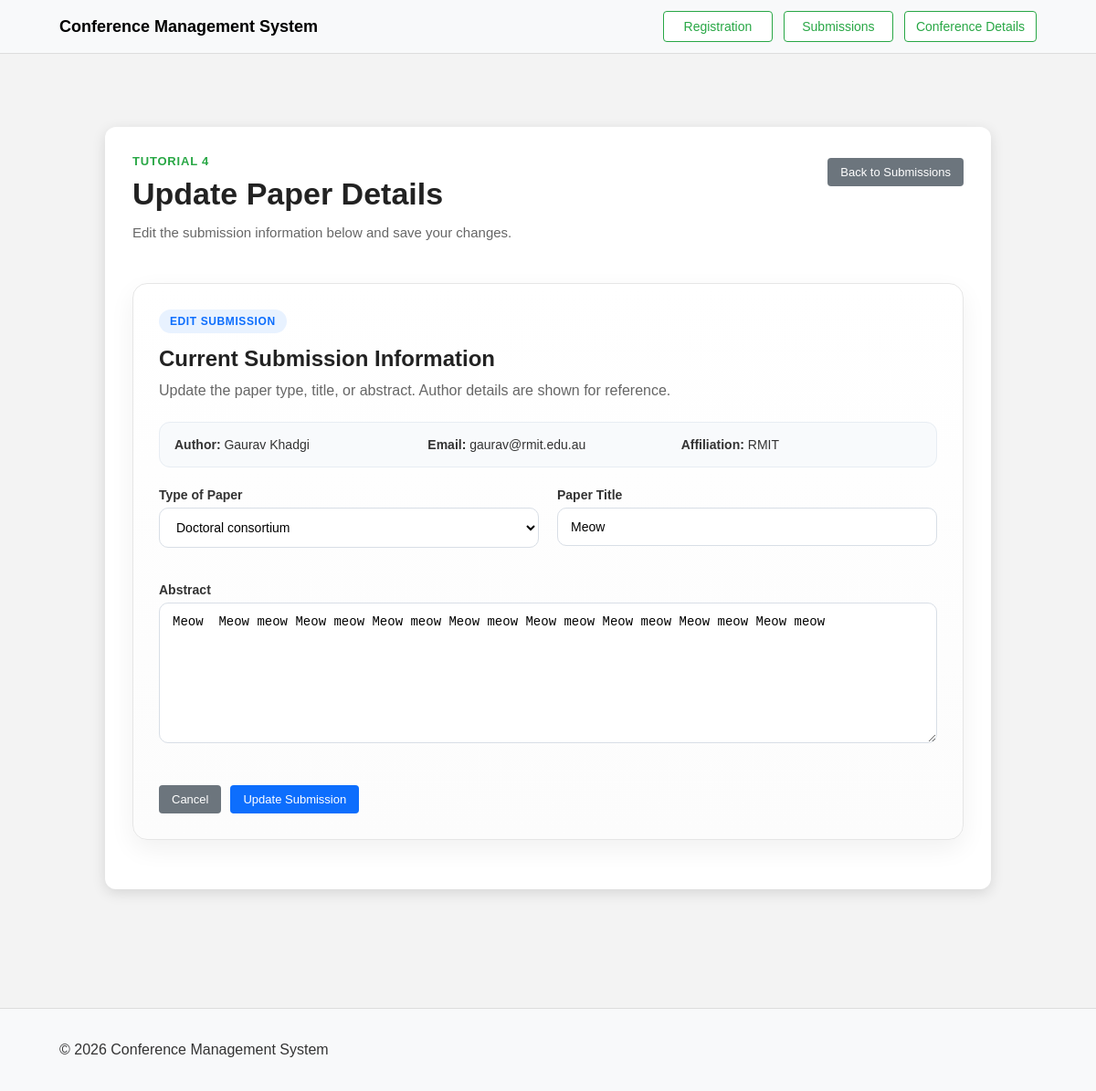
Screenshot of /update_submission.php?id=7 with the database file from the repository.
### tables this page shows
CREATE TABLE Submissions (
    id INTEGER PRIMARY KEY AUTOINCREMENT,
    User_id INTEGER,
    title TEXT NOT NULL,
    paper_type TEXT,
    accepted BOOLEAN,
    abstract TEXT,
    FOREIGN KEY (User_id) REFERENCES Users(id)
);

CREATE TABLE Users (
    id INTEGER PRIMARY KEY AUTOINCREMENT,
    Name TEXT NOT NULL,
    Email TEXT UNIQUE,
    affiliation TEXT,
    Role TEXT
);

### update_submission.php (the view, shortened to what this page needs)
<?php
include('db_conn.php');
$id = (int)$_GET['id'];
$sql = "
    SELECT
        s.id,
        s.title,
        s.paper_type,
        s.abstract,
        u.Name AS author_name,
        u.Email AS author_email,
        u.affiliation
    FROM Submissions s
    JOIN Users u ON s.User_id = u.id
    WHERE s.id = :id
";
$stmt = $pdo->prepare($sql);
$stmt->execute([':id' => $id]);
$submission = $stmt->fetch(PDO::FETCH_ASSOC);
?>
<!DOCTYPE html>
<html lang="en">
<head>
    <link rel="stylesheet" href="styles.css">
</head>
<body>
<nav class="navbar">
        <div class="container">
            <a class="brand" href="index.php">Conference Management System</a>
            <div class="nav-buttons">
                <a class="btn btn-outline nav-link" href="registration.php">Registration</a>
                <a class="btn btn-outline nav-link" href="submissions.php">Submissions</a>
                <a class="btn btn-outline nav-link" href="conference_details.php">Conference Details</a>
            </div>
        </div>
    </nav>
<main class="content-area">
    <div class="wrapper">
        <div class="details-box create-page-box">
            <div class="create-header">
                <div>
                    <p class="page-kicker">Tutorial 4</p>
                    <h1 class="create-title">Update Paper Details</h1>
                    <p class="create-subtitle">
                        Edit the submission information below and save your changes.
                    </p>
                </div>
                <a href="submissions.php" class="secondary-btn">Back to Submissions</a>
            </div>
            <div class="pretty-card">
                <div class="section-badge">Edit Submission</div>
                <h2 class="section-title">Current Submission Information</h2>
                <p class="section-text">
                    Update the paper type, title, or abstract. Author details are shown for reference.
                </p>
                <div class="summary-bar">
                    <div><strong>Author:</strong> <?php echo htmlspecialchars($submission['author_name']); ?></div>
                    <div><strong>Email:</strong> <?php echo htmlspecialchars($submission['author_email']); ?></div>
                    <div><strong>Affiliation:</strong> <?php echo htmlspecialchars($submission['affiliation']); ?></div>
                </div>
                <form action="engine.php" method="post">
                    <div class="pretty-grid">
                        <div class="form-group">
                            <label for="paper_type">Type of Paper</label>
                            <select id="paper_type" name="paper_type" required>
                                <option value="Doctoral consortium" <?php echo $submission['paper_type'] === 'Doctoral consortium' ? 'selected' : ''; ?>>Doctoral consortium</option>
                            </select>
                        </div>
                        <div class="form-group">
                            <label for="title">Paper Title</label>
                            <input
                                type="text"
                                id="title"
                                name="title"
                                value="<?php echo htmlspecialchars($submission['title']); ?>"
                                placeholder="Enter paper title"
                                required
                            >
                        </div>
                        <div class="form-group pretty-full">
                            <label for="abstract">Abstract</label>
                            <textarea
                                id="abstract"
                                name="abstract"
                                rows="8"
                                placeholder="Update the paper abstract here..."
                                required
                            ><?php echo htmlspecialchars($submission['abstract']); ?></textarea>
                        </div>
                    </div>
                    <div class="form-actions">
                        <a href="submissions.php" class="secondary-btn">Cancel</a>
                        <button type="submit" name="finalise_update_submission" class="primary-btn">Update Submission</button>
                    </div>
                </form>
            </div>
        </div>
    </div>
</main>
<footer>
    <div class="container footer-row">
        <p>&copy; 2026 Conference Management System</p>
    </div>
</footer>
</body>
</html>

### styles.css (style rules this page uses)
* { box-sizing: border-box; }
body { margin: 0; font-family: Arial, sans-serif; background-color: #f3f3f3; color: #333; }
a { text-decoration: none; color: inherit; }
.navbar { background-color: #f8f9fa; border-bottom: 1px solid #ddd; padding: 12px 0; }
.container { max-width: 1100px; margin: auto; padding: 0 15px; display: flex; justify-content: space-between; align-items: center; }
.brand { text-decoration: none; font-weight: bold; font-size: 18px; color: #000; }
.nav-buttons { display: flex; gap: 12px; flex-wrap: wrap; }
.btn-outline { display: inline-block; min-width: 120px; text-align: center; padding: 8px 12px; border: 1px solid #28a745; color: #28a745; text-decoration: none; border-radius: 4px; font-size: 14px; background: #fff; }
.content-area, .content-area-register { padding-top: 50px; padding-bottom: 50px; }
.wrapper { max-width: 1000px; margin: 30px auto; padding: 0 15px; }
.details-box, .form-box-register, .page-box { background: white; padding: 30px; border-radius: 12px; max-width: 1000px; margin: auto; box-shadow: 0px 4px 15px rgba(0, 0, 0, 0.12); }
h1, h2, h3 { color: #333; margin-top: 0; }
.primary-btn, .secondary-btn, .success-btn, .warning-btn, .danger-btn, .detailsBtn { display: inline-block; padding: 8px 14px; font-size: 13px; border-radius: 4px; cursor: pointer; border: none; text-decoration: none; margin-top: 4px; }
.primary-btn { background-color: #0d6efd; color: white; }
.secondary-btn { background-color: #6c757d; color: white; }
.form-group { margin-bottom: 18px; }
.form-group label { display: block; font-size: 14px; font-weight: bold; margin-bottom: 6px; }
.form-group input, .form-group select, .form-group textarea { width: 100%; padding: 10px 12px; font-size: 14px; border: 1px solid #ccc; border-radius: 4px; }
.form-group textarea { resize: vertical; min-height: 120px; }
.form-actions { display: flex; gap: 10px; flex-wrap: wrap; margin-top: 20px; }
footer { padding: 20px; background-color: #f8f9fa; margin-top: 50px; border-top: 1px solid #ddd; }
.footer-row { width: 100%; text-align: center; }
.create-page-box { max-width: 980px; }
.create-header { display: flex; justify-content: space-between; align-items: flex-start; gap: 20px; margin-bottom: 28px; flex-wrap: wrap; }
.page-kicker { margin: 0 0 8px 0; font-size: 13px; font-weight: bold; color: #28a745; text-transform: uppercase; letter-spacing: 0.8px; }
.create-title { margin: 0; font-size: 34px; line-height: 1.2; color: #222; }
.create-subtitle { margin-top: 10px; max-width: 700px; color: #666; line-height: 1.6; font-size: 15px; }
.pretty-card { background: linear-gradient(180deg, #ffffff 0%, #fcfcfc 100%); border: 1px solid #e6e6e6; border-radius: 16px; padding: 28px; margin-bottom: 24px; box-shadow: 0 10px 28px rgba(0, 0, 0, 0.06); }
.section-badge { display: inline-block; margin-bottom: 14px; padding: 6px 12px; border-radius: 999px; background: #e8f2ff; color: #0d6efd; font-size: 12px; font-weight: bold; text-transform: uppercase; letter-spacing: 0.6px; }
.section-title { margin: 0 0 8px 0; font-size: 24px; color: #222; }
.section-text { margin: 0 0 22px 0; color: #666; line-height: 1.6; }
.pretty-grid { display: grid; grid-template-columns: 1fr 1fr; gap: 20px; }
.pretty-full { grid-column: 1 / -1; }
.summary-bar { display: grid; grid-template-columns: repeat(3, 1fr); gap: 14px; margin-bottom: 22px; padding: 16px; background: #f8fafc; border: 1px solid #e7edf3; border-radius: 12px; font-size: 14px; }
.form-group input, .form-group select, .form-group textarea { border: 1px solid #d8dee6; border-radius: 10px; padding: 12px 14px; background: #fff; transition: all 0.2s ease; }

### rows the page displays
submissions: User.Name "Gaurav Khadgi", User.Email "gaurav@rmit.edu.au", User.affiliation "RMIT", paper_type "Doctoral consortium", title "Meow", abstract "Meow Meow meow Meow meow Meow meow Meow meow Meow meow Meow meow Meow meow Meow meow"
